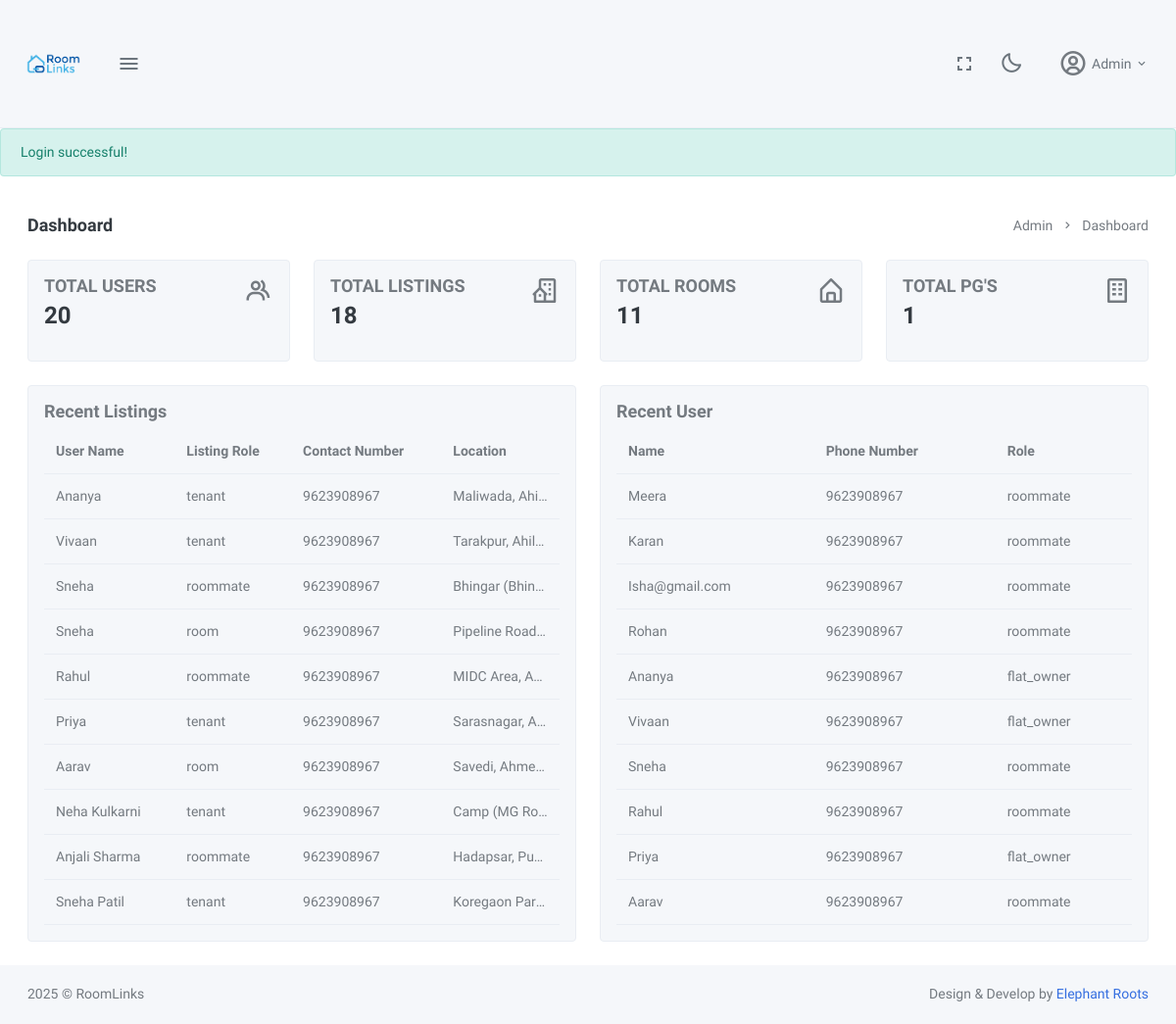
The app's page /admin/dashboard (signed in) with its own data.
### tables this page shows
CREATE TABLE `listing` (
  `id` int(11) NOT NULL,
  `user_id` int(11) NOT NULL,
  `location` varchar(255) NOT NULL,
  `rent` decimal(10,2) NOT NULL,
  `gender` varchar(50) DEFAULT NULL,
  `occupancy` varchar(250) DEFAULT NULL,
  `propertyhighlights` text DEFAULT NULL,
  `amenities` text DEFAULT NULL,
  `description` text DEFAULT NULL,
  `contact` text DEFAULT NULL,
  `role` enum('room','roommate','pg','tenant') NOT NULL DEFAULT 'room',
  `image1` varchar(255) DEFAULT NULL,
  `image2` varchar(255) DEFAULT NULL,
  `image3` varchar(255) DEFAULT NULL,
  `image4` varchar(255) DEFAULT NULL,
  `image5` varchar(255) DEFAULT NULL,
  `created_at` timestamp NOT NULL DEFAULT current_timestamp(),
  `updated_at` timestamp NOT NULL DEFAULT current_timestamp() ON UPDATE current_timestamp()
);

CREATE TABLE `profile` (
  `id` int(11) NOT NULL,
  `name` varchar(100) NOT NULL,
  `phone` varchar(20) DEFAULT NULL,
  `who_are_you` varchar(100) DEFAULT NULL,
  `gender` enum('male','female','other') DEFAULT NULL,
  `location` varchar(255) DEFAULT NULL,
  `avatar_id` int(11) DEFAULT NULL,
  `uploaded_picture` varchar(255) DEFAULT NULL,
  `vibes` varchar(255) DEFAULT NULL,
  `created_at` timestamp NOT NULL DEFAULT current_timestamp(),
  `updated_at` timestamp NOT NULL DEFAULT current_timestamp() ON UPDATE current_timestamp()
);

### controllers/AdminController.php (called while the page is built, shortened)
<?php
class AdminController
{
    public function dashboard()
    {
        require_once __DIR__ . '/../models/AdminModel.php';
        $totalUsers = AdminModel::getTotalUsers();
        $totalListings = AdminModel::getTotalListings();
        $totalRooms = AdminModel::getTotalRooms();
        $totalPGs = AdminModel::getTotalPGs();
        $recentListings = AdminModel::getRecentListings(10);
        $recentUsers = AdminModel::getRecentUsers(10);
        include __DIR__ . '/../views/admin/dashboard.php';
    }
}

### index.php (called while the page is built)
<?php
require_once __DIR__ . '/routes/web.php';
?>

### models/AdminModel.php (called while the page is built, shortened)
<?php
class AdminModel {
    public static function getTotalUsers() {
        $pdo = getPDO();
        $stmt = $pdo->query("SELECT COUNT(*) as cnt FROM profile");
        $row = $stmt->fetch(PDO::FETCH_ASSOC);
        return $row ? (int)$row['cnt'] : 0;
    }
    public static function getTotalListings() {
        $pdo = getPDO();
        $stmt = $pdo->query("SELECT COUNT(*) as cnt FROM listing");
        $row = $stmt->fetch(PDO::FETCH_ASSOC);
        return $row ? (int)$row['cnt'] : 0;
    }
    public static function getTotalRooms() {
        $pdo = getPDO();
        $stmt = $pdo->query("SELECT COUNT(*) as cnt FROM listing WHERE role IN ('room', 'tenant')");
        $row = $stmt->fetch(PDO::FETCH_ASSOC);
        return $row ? (int)$row['cnt'] : 0;
    }
    public static function getTotalPGs() {
        $pdo = getPDO();
        $stmt = $pdo->query("SELECT COUNT(*) as cnt FROM listing WHERE role = 'pg'");
        $row = $stmt->fetch(PDO::FETCH_ASSOC);
        return $row ? (int)$row['cnt'] : 0;
    }
    public static function getRecentListings($limit = 10) {
        $pdo = getPDO();
        $stmt = $pdo->prepare("SELECT l.*, p.name as user_name, p.phone as owner_phone FROM listing l LEFT JOIN profile p ON l.user_id = p.id ORDER BY l.id DESC LIMIT ?");
        $stmt->bindValue(1, (int)$limit, PDO::PARAM_INT);
        $stmt->execute();
        return $stmt->fetchAll(PDO::FETCH_ASSOC);
    }
    public static function getRecentUsers($limit = 10) {
        $pdo = getPDO();
        $stmt = $pdo->prepare("SELECT name, phone, who_are_you FROM profile ORDER BY id DESC LIMIT ?");
        $stmt->bindValue(1, (int)$limit, PDO::PARAM_INT);
        $stmt->execute();
        return $stmt->fetchAll(PDO::FETCH_ASSOC);
    }
}

### views/admin/dashboard.php (the view, shortened to what this page needs)
<!DOCTYPE html>
<html lang="en" data-bs-theme="light" data-menu-color="dark" data-topbar-color="light">
<head>
    <link href="<?php echo APP_URL; ?>/admin-asset/libs/morris.js/morris.css" rel="stylesheet" type="text/css" />
    <link href="<?php echo APP_URL; ?>/admin-asset/libs/datatables.net-bs5/css/dataTables.bootstrap5.min.css"
        rel="stylesheet" type="text/css" />
    <link href="<?php echo APP_URL; ?>/admin-asset/libs/datatables.net-responsive-bs5/css/responsive.bootstrap5.min.css"
        rel="stylesheet" type="text/css" />
    <link href="<?php echo APP_URL; ?>/admin-asset/libs/datatables.net-buttons-bs5/css/buttons.bootstrap5.min.css"
        rel="stylesheet" type="text/css" />
    <link href="<?php echo APP_URL; ?>/admin-asset/libs/datatables.net-select-bs5/css/select.bootstrap5.min.css"
        rel="stylesheet" type="text/css" />
    <link href="<?php echo APP_URL; ?>/admin-asset/css/style.min.css" rel="stylesheet" type="text/css">
    <link href="<?php echo APP_URL; ?>/admin-asset/css/icons.min.css" rel="stylesheet" type="text/css">
</head>
<body>
    <div class="layout-wrapper">
        <div class="page-content">
            <?php include __DIR__ . '/../partials/topbar.php'; ?>
            <?php if (isset($_SESSION['success'])): ?>
                <div class="alert alert-success"><?= $_SESSION['success'];
                unset($_SESSION['success']); ?></div>
            <?php endif; ?>
            <div class="px-3">
                <div class="container-fluid">
                    <div class="py-3 py-lg-4">
                        <div class="row">
                            <div class="col-lg-6">
                                <h4 class="page-title mb-0">Dashboard</h4>
                            </div>
                            <div class="col-lg-6">
                                <div class="d-none d-lg-block">
                                    <ol class="breadcrumb m-0 float-end">
                                        <li class="breadcrumb-item"><a
                                                href="<?php echo APP_URL; ?>/admin/dashboard">Admin</a></li>
                                        <li class="breadcrumb-item active">Dashboard</li>
                                    </ol>
                                </div>
                            </div>
                        </div>
                    </div>
                    <div class="row">
                        <div class="col-xl-3 col-md-6">
                            <div class="card">
                                <div class="card-body">
                                    <i class="bx bx-group float-end m-0 h2 text-muted"></i>
                                    <h4 class="text-muted text-uppercase mt-0">Total Users</h4>
                                    <h3 class="mb-3"><span data-plugin="counterup"><?php echo $totalUsers; ?></span></h3>
                                </div>
                            </div>
                        </div>
                        <div class="col-xl-3 col-md-6">
                            <div class="card">
                                <div class="card-body">
                                    <i class="bx bx-building-house float-end m-0 h2 text-muted"></i>
                                    <h4 class="text-muted text-uppercase mt-0">Total Listings</h4>
                                    <h3 class="mb-3"><span data-plugin="counterup"><?php echo $totalListings; ?></span></h3>
                                </div>
                            </div>
                        </div>
                        <div class="col-xl-3 col-md-6">
                            <div class="card">
                                <div class="card-body">
                                    <i class="bx bx-home-alt float-end m-0 h2 text-muted"></i>
                                    <h4 class="text-muted text-uppercase mt-0">Total Rooms</h4>
                                    <h3 class="mb-3"><span data-plugin="counterup"><?php echo $totalRooms; ?></span></h3>
                                </div>
                            </div>
                        </div>
                        <div class="col-xl-3 col-md-6">
                            <div class="card">
                                <div class="card-body">
                                    <i class="bx bx-building float-end m-0 h2 text-muted"></i>
                                    <h4 class="text-muted text-uppercase mt-0">Total PG's</h4>
                                    <h3 class="mb-3"> <span data-plugin="counterup"><?php echo $totalPGs; ?> </span></h3>
                                </div>
                            </div>
                        </div>
                    </div>
                    <div class="row">
                        <div class="col-xl-6">
                            <div class="card">
                                <div class="card-body">
                                    <h4 class="card-title overflow-hidden">Recent Listings</h4>
                                    <div class="table-responsive">
                                        <table class="table table-centered table-hover table-xl mb-0" id="recent-orders">
                                            <thead>
                                                <tr>
                                                    <th class="border-top-0">User Name</th>
                                                    <th class="border-top-0">Listing Role</th>
                                                    <th class="border-top-0">Contact Number</th>
                                                    <th class="border-top-0">Location</th>
                                                </tr>
                                            </thead>
                                            <tbody>
                                                <?php foreach ($recentListings as $listing): ?>
                                                    <tr>
                                                        <td><?php echo htmlspecialchars($listing['user_name'] ?? ''); ?></td>
                                                        <td><?php echo htmlspecialchars($listing['role'] ?? ''); ?></td>
                                                        <td><?php echo htmlspecialchars($listing['owner_phone'] ?? ''); ?></td>
                                                        <td class="text-truncate" style="max-width: 100px;">
                                                            <?php echo htmlspecialchars($listing['location'] ?? ''); ?>
                                                        </td>
                                                    </tr>
                                                <?php endforeach; ?>
                                            </tbody>
                                        </table>
                                    </div>
                                </div>
                            </div>
                        </div>
                        <div class="col-xl-6">
                            <div class="card">
                                <div class="card-body">
                                    <h4 class="card-title overflow-hidden">Recent User</h4>
                                    <div class="table-responsive">
                                        <table class="table table-centered table-hover table-xl mb-0" id="recent-users">
                                            <thead>
                                                <tr>
                                                    <th class="border-top-0">Name</th>
                                                    <th class="border-top-0">Phone Number</th>
                                                    <th class="border-top-0">Role</th>
                                                </tr>
                                            </thead>
                                            <tbody>
                                                <?php foreach ($recentUsers as $user): ?>
                                                    <tr>
                                                        <td><?php echo htmlspecialchars($user['name'] ?? ''); ?></td>
                                                        <td><?php echo htmlspecialchars($user['phone'] ?? ''); ?></td>
                                                        <td><?php echo htmlspecialchars($user['who_are_you'] ?? ''); ?></td>
                                                    </tr>
                                                <?php endforeach; ?>
                                            </tbody>
                                        </table>
                                    </div>
                                </div>
                            </div>
                        </div>
                    </div>
                </div>
            </div>
            <?php include __DIR__ . '/../partials/admin_footer.php'; ?>
        </div>
    </div>
</body>
</html>

### records on screen
listing: profile.name "Ananya", role "tenant", profile.phone "9623908967", location "Maliwada, Ahi…"
listing: profile.name "Vivaan", role "tenant", profile.phone "9623908967", location "Tarakpur, Ahil…"
listing: profile.name "Sneha", role "roommate", profile.phone "9623908967", location "Bhingar (Bhin…"
listing: profile.name "Sneha", role "room", profile.phone "9623908967", location "Pipeline Road…"
listing: profile.name "Rahul", role "roommate", profile.phone "9623908967", location "MIDC Area, A…"
listing: profile.name "Priya", role "tenant", profile.phone "9623908967", location "Sarasnagar, A…"
listing: profile.name "Aarav", role "room", profile.phone "9623908967", location "Savedi, Ahme…"
listing: profile.name "Neha Kulkarni", role "tenant", profile.phone "9623908967", location "Camp (MG Ro…"
listing: profile.name "Anjali Sharma", role "roommate", profile.phone "9623908967", location "Hadapsar, Pune"
listing: profile.name "Sneha Patil", role "tenant", profile.phone "9623908967", location "Koregaon Par…"
profile: name "Meera", phone "9623908967", who_are_you "roommate"
profile: name "Karan", phone "9623908967", who_are_you "roommate"
profile: name "Isha@gmail.com", phone "9623908967", who_are_you "roommate"
profile: name "Rohan", phone "9623908967", who_are_you "roommate"
profile: name "Ananya", phone "9623908967", who_are_you "flat_owner"
profile: name "Vivaan", phone "9623908967", who_are_you "flat_owner"
profile: name "Sneha", phone "9623908967", who_are_you "roommate"
profile: name "Rahul", phone "9623908967", who_are_you "roommate"
profile: name "Priya", phone "9623908967", who_are_you "flat_owner"
profile: name "Aarav", phone "9623908967", who_are_you "roommate"

### other values on screen
$_SESSION['user_name'] "Admin"
$_SESSION['success'] "Login successful!"
$totalUsers "20"
$totalListings "18"
$totalRooms "11"
$totalPGs "1"
